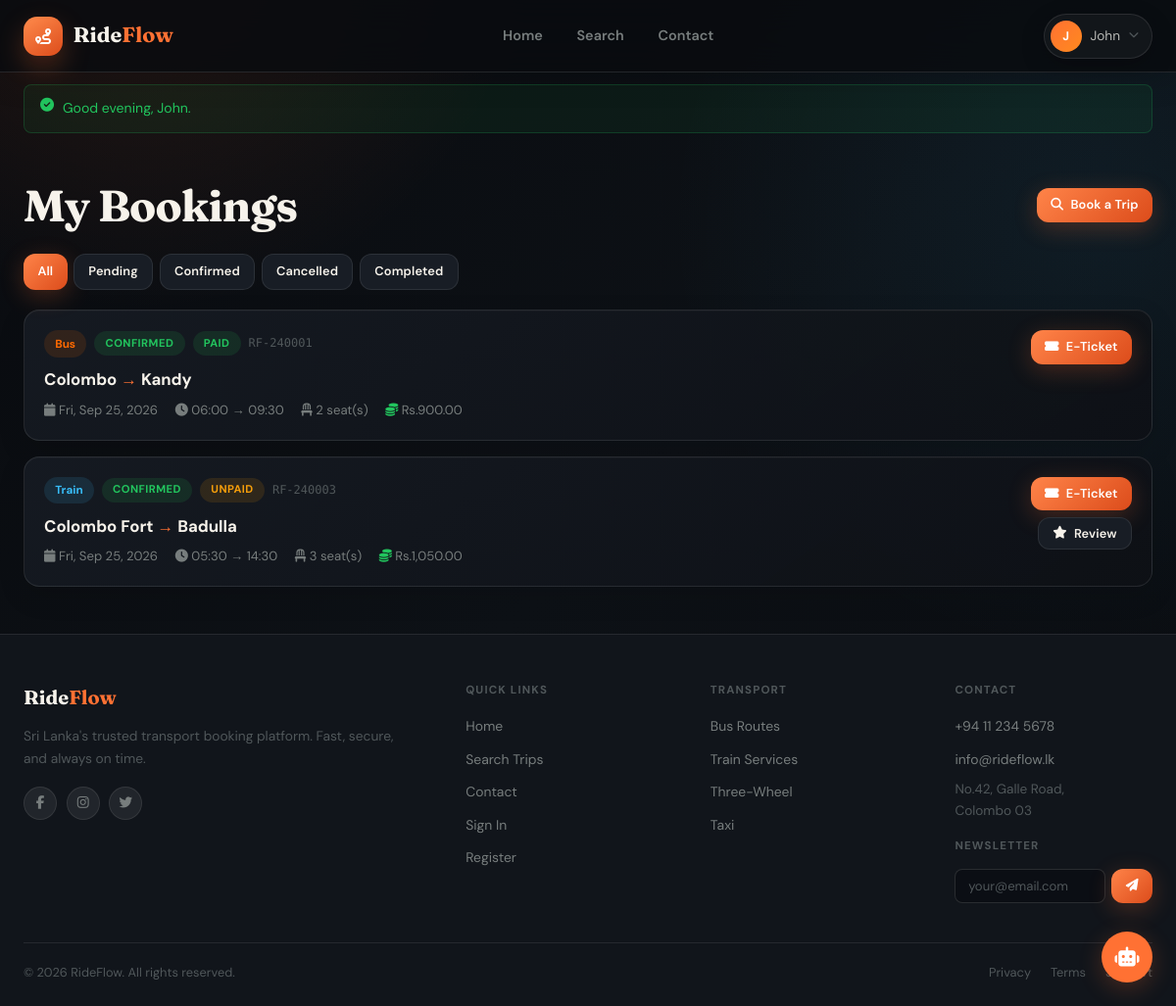
The app's page /user/bookings.php (signed in) with its own data.
### tables this page shows
CREATE TABLE IF NOT EXISTS bookings (
  id               INT UNSIGNED AUTO_INCREMENT PRIMARY KEY,
  user_id          INT UNSIGNED NOT NULL,
  schedule_id      INT UNSIGNED NOT NULL,
  booking_ref      VARCHAR(20)  NOT NULL UNIQUE,
  seats_booked     INT          NOT NULL DEFAULT 1,
  total_fare       DECIMAL(10,2) NOT NULL DEFAULT 0.00,
  passenger_name   VARCHAR(120) NOT NULL,
  passenger_phone  VARCHAR(20)  NOT NULL,
  passenger_email  VARCHAR(180) NULL,
  booking_status   ENUM('pending','confirmed','cancelled','completed','no_show') NOT NULL DEFAULT 'pending',
  payment_status   ENUM('unpaid','paid','refunded','failed') NOT NULL DEFAULT 'unpaid',
  qr_code          TEXT         NULL COMMENT 'Base64 QR data',
  notes            TEXT         NULL,
  booked_at        TIMESTAMP DEFAULT CURRENT_TIMESTAMP,
  created_at       TIMESTAMP DEFAULT CURRENT_TIMESTAMP,
  updated_at       TIMESTAMP DEFAULT CURRENT_TIMESTAMP ON UPDATE CURRENT_TIMESTAMP,
  FOREIGN KEY (user_id)     REFERENCES users(id)     ON DELETE CASCADE,
  FOREIGN KEY (schedule_id) REFERENCES schedules(id) ON DELETE RESTRICT,
  INDEX idx_user     (user_id),
  INDEX idx_schedule (schedule_id),
  INDEX idx_status   (booking_status),
  INDEX idx_payment  (payment_status),
  INDEX idx_ref      (booking_ref)
);

CREATE TABLE IF NOT EXISTS transport_types (
  id         INT UNSIGNED AUTO_INCREMENT PRIMARY KEY,
  type_name  VARCHAR(50) NOT NULL,
  icon       VARCHAR(30) NOT NULL DEFAULT 'bus',
  color      VARCHAR(10) NOT NULL DEFAULT '#ff6a00',
  is_active  TINYINT(1)  NOT NULL DEFAULT 1
);

CREATE TABLE IF NOT EXISTS routes (
  id                 INT UNSIGNED AUTO_INCREMENT PRIMARY KEY,
  type_id            INT UNSIGNED NOT NULL,
  route_name         VARCHAR(150) NOT NULL,
  origin             VARCHAR(100) NOT NULL,
  destination        VARCHAR(100) NOT NULL,
  distance_km        DECIMAL(8,2) NULL,
  estimated_duration VARCHAR(30)  NULL,
  status             ENUM('active','inactive') NOT NULL DEFAULT 'active',
  created_at         TIMESTAMP DEFAULT CURRENT_TIMESTAMP,
  FOREIGN KEY (type_id) REFERENCES transport_types(id) ON DELETE RESTRICT,
  INDEX idx_origin (origin),
  INDEX idx_dest   (destination),
  INDEX idx_type   (type_id)
);

CREATE TABLE IF NOT EXISTS schedules (
  id              INT UNSIGNED AUTO_INCREMENT PRIMARY KEY,
  route_id        INT UNSIGNED NOT NULL,
  vehicle_id      INT UNSIGNED NOT NULL,
  departure_date  DATE         NOT NULL,
  departure_time  TIME         NOT NULL,
  arrival_time    TIME         NULL,
  fare            DECIMAL(10,2) NOT NULL DEFAULT 0.00,
  available_seats INT          NOT NULL DEFAULT 0,
  status          ENUM('scheduled','departed','arrived','cancelled') NOT NULL DEFAULT 'scheduled',
  created_at      TIMESTAMP DEFAULT CURRENT_TIMESTAMP,
  FOREIGN KEY (route_id)   REFERENCES routes(id)   ON DELETE CASCADE,
  FOREIGN KEY (vehicle_id) REFERENCES vehicles(id) ON DELETE RESTRICT,
  INDEX idx_route   (route_id),
  INDEX idx_vehicle (vehicle_id),
  INDEX idx_date    (departure_date),
  INDEX idx_status  (status)
);

### user/bookings.php (the view, shortened to what the rows shown need)
<?php
require_once RF_ROOT.'/includes/header.php';
$uid    = current_uid();
$page   = max(1, (int)($_GET['page'] ?? 1));
$where  = ['b.user_id=?']; $params = [$uid];
$result = paginate(
    "SELECT b.*, r.origin, r.destination, t.type_name, s.departure_date, s.departure_time, s.arrival_time,
            (SELECT COUNT(*) FROM feedback f WHERE f.booking_id=b.id) has_feedback
     FROM bookings b JOIN schedules s ON s.id=b.schedule_id
     JOIN routes r ON r.id=s.route_id JOIN transport_types t ON t.id=r.type_id
    WHERE ".implode(' AND ',$where)." ORDER BY b.created_at DESC",
    $params, $page
);
?>
<div class="main-content">
<div class="container">
  <div style="display:flex;align-items:center;justify-content:space-between;margin-bottom:1.5rem;flex-wrap:wrap;gap:.75rem">
    <h1>My Bookings</h1>
  </div>
  <?php if (!$result['items']): ?>
  <div class="card card-pad" style="text-align:center;padding:3rem">
    <div style="font-size:3rem;margin-bottom:.75rem">🎟️</div>
    <h3>No bookings found</h3>
    <p style="margin-bottom:1.25rem;margin-top:.3rem">You haven't made any bookings yet.</p>
    <a href="<?= SITE_URL ?>/search.php" class="btn btn-fire">Search Trips</a>
  </div>
  <?php else: ?>
  <?php foreach ($result['items'] as $b):
    $tc = strtolower(str_replace([' ','-'],'',$b['type_name']));
    $tc = $tc==='threewheel'?'wheel':$tc;
    $canFeedback= $b['booking_status']==='confirmed' && !$b['has_feedback'];
  ?>
  <div class="card card-pad" style="margin-bottom:1rem">
    <div style="display:grid;grid-template-columns:1fr auto;gap:1rem;align-items:start">
      <div>
        <div style="display:flex;gap:.5rem;align-items:center;margin-bottom:.6rem;flex-wrap:wrap">
          <span class="type-pill tp-<?= $tc ?>"><?= e($b['type_name']) ?></span>
          <?= status_badge($b['booking_status']) ?>
          <?= status_badge($b['payment_status']) ?>
          <span class="mono" style="font-size:.75rem;color:var(--chalk4)"><?= e($b['booking_ref']) ?></span>
        </div>
        <div style="font-size:1.05rem;font-weight:700;color:var(--chalk);margin-bottom:.4rem">
          <?= e($b['origin']) ?> <span style="color:var(--fire)">→</span> <?= e($b['destination']) ?>
        </div>
        <div style="display:flex;gap:1.1rem;font-size:.82rem;color:var(--chalk3);flex-wrap:wrap">
          <span><i class="fas fa-calendar"></i> <?= date('D, M j, Y',strtotime($b['departure_date'])) ?></span>
          <span><i class="fas fa-clock"></i> <?= substr($b['departure_time'],0,5) ?><?= $b['arrival_time']?' → '.substr($b['arrival_time'],0,5):'' ?></span>
          <span><i class="fas fa-chair"></i> <?= $b['seats_booked'] ?> seat(s)</span>
          <span><i class="fas fa-coins" style="color:var(--ok)"></i> Rs.<?= number_format($b['total_fare'],2) ?></span>
        </div>
      </div>
      <div style="display:flex;flex-direction:column;gap:.4rem;align-items:flex-end">
        <?php if ($b['booking_status']==='confirmed'): ?>
        <a href="<?= SITE_URL ?>/user/ticket.php?booking=<?= $b['id'] ?>" class="btn btn-fire btn-sm">
          <i class="fas fa-ticket-alt"></i> E-Ticket
        </a>
        <?php elseif ($b['payment_status']==='unpaid'): ?>
        <a href="<?= SITE_URL ?>/payment/checkout.php?booking=<?= $b['id'] ?>" class="btn btn-ok btn-sm">
          <i class="fas fa-credit-card"></i> Pay Now
        </a>
        <?php endif; ?>
        <?php if ($canFeedback): ?>
        <button onclick="openFeedback(<?= $b['id'] ?>)" class="btn btn-dark btn-sm">
          <i class="fas fa-star"></i> Review
        </button>
        <?php endif; ?>
      </div>
    </div>
  </div>
  <?php endforeach; ?>
  <?php endif; ?>
</div>
</div>
<?php require_once RF_ROOT.'/includes/footer.php'; ?>

### includes/helpers.php (shortened to what the rows shown need)
<?php
function e(mixed $v): string {
    return htmlspecialchars((string)$v, ENT_QUOTES | ENT_HTML5, 'UTF-8');
}
function current_uid():  int  { return (int)($_SESSION['uid'] ?? 0); }
function paginate(string $sql, array $params, int $page, int $limit = PER_PAGE): array {
    $page   = max(1, $page);
    $offset = ($page - 1) * $limit;
    $countSql = preg_replace('/\s+ORDER\s+BY\s+.*$/is', '', $sql);
    $countSql = preg_replace('/\s+LIMIT\s+\d+(\s+OFFSET\s+\d+)?/i', '', $countSql);
    $countSql = 'SELECT COUNT(*) AS total FROM (' . $countSql . ') AS _cnt';
    $total    = (int) db_val($countSql, $params);
    $items    = db_all($sql." LIMIT $limit OFFSET $offset", $params);
    return [
        'items'  => $items,
        'total'  => $total,
        'page'   => $page,
        'limit'  => $limit,
        'pages'  => (int) ceil($total / $limit),
    ];
}
function status_badge(string $status): string {
    $map = [
        'active'   =>'ok','confirmed'=>'ok','completed'=>'ok','paid'=>'ok',
        'pending'  =>'warn','scheduled'=>'info','unpaid'=>'warn',
        'cancelled'=>'bad','inactive' =>'bad','failed'=>'bad','suspended'=>'bad',
        'departed' =>'info','arrived'  =>'ok',
    ];
    $cl = $map[$status] ?? 'dim';
    return '<span class="badge b-'.$cl.'">'.ucfirst($status).'</span>';
}

### records on screen
bookings: transport_types.type_name "Bus", booking_status "CONFIRMED PAID", booking_ref "RF-240001", routes.origin "Colombo", routes.destination "Kandy", schedule.departure_date "Fri, Sep 25, 2026", schedule.departure_time "06:00", schedule.arrival_time "09:30", seats_booked "2", total_fare "900.00"
bookings: transport_types.type_name "Train", booking_status "CONFIRMED UNPAID", booking_ref "RF-240003", routes.origin "Colombo Fort", routes.destination "Badulla", schedule.departure_date "Fri, Sep 25, 2026", schedule.departure_time "05:30", schedule.arrival_time "14:30", seats_booked "3", total_fare "1,050.00"

### other values on screen
substr($_SESSION['uname'] ?? 'U', 0, 1) "J"
explode(' ',$_SESSION['uname']??'')[0] "John"
$_flash['msg'] "Good evening, John."
$lbl "All"
$lbl "Pending"
$lbl "Confirmed"
$lbl "Cancelled"
$lbl "Completed"
